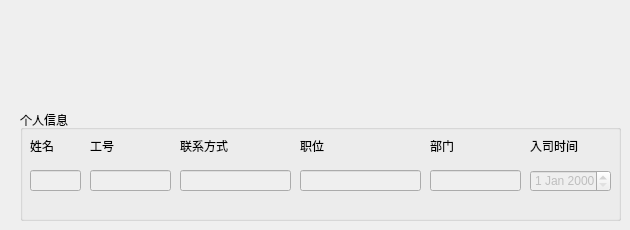
    <widget class="QWidget" name="page_25">
     <widget class="QGroupBox" name="dispalyGroupBox_13">
      <property name="geometry">
       <rect>
        <x>20</x>
        <y>110</y>
        <width>601</width>
        <height>111</height>
       </rect>
      </property>
      <property name="title">
       <string>个人信息</string>
      </property>
      <widget class="QLabel" name="nameLabel_18">
       <property name="geometry">
        <rect>
         <x>10</x>
         <y>30</y>
         <width>54</width>
         <height>12</height>
        </rect>
       </property>
       <property name="text">
        <string>姓名</string>
       </property>
      </widget>
      <widget class="QLabel" name="jobNumLabel_18">
       <property name="geometry">
        <rect>
         <x>70</x>
         <y>30</y>
         <width>54</width>
         <height>12</height>
        </rect>
       </property>
       <property name="text">
        <string>工号</string>
       </property>
      </widget>
      <widget class="QLabel" name="connLabel_18">
       <property name="geometry">
        <rect>
         <x>160</x>
         <y>30</y>
         <width>54</width>
         <height>12</height>
        </rect>
       </property>
       <property name="text">
        <string>联系方式</string>
       </property>
      </widget>
      <widget class="QLabel" name="posiLabel_18">
       <property name="geometry">
        <rect>
         <x>280</x>
         <y>30</y>
         <width>54</width>
         <height>12</height>
        </rect>
       </property>
       <property name="text">
        <string>职位</string>
       </property>
      </widget>
      <widget class="QLabel" name="departLabel_18">
       <property name="geometry">
        <rect>
         <x>410</x>
         <y>30</y>
         <width>54</width>
         <height>12</height>
        </rect>
       </property>
       <property name="text">
        <string>部门</string>
       </property>
      </widget>
      <widget class="QLineEdit" name="nameLineEdit_18">
       <property name="enabled">
        <bool>false</bool>
       </property>
       <property name="geometry">
        <rect>
         <x>10</x>
         <y>60</y>
         <width>51</width>
         <height>21</height>
        </rect>
       </property>
      </widget>
      <widget class="QLineEdit" name="jobNumLineEdit_18">
       <property name="enabled">
        <bool>false</bool>
       </property>
       <property name="geometry">
        <rect>
         <x>70</x>
         <y>60</y>
         <width>81</width>
         <height>21</height>
        </rect>
       </property>
      </widget>
      <widget class="QLineEdit" name="connLineEdit_18">
       <property name="enabled">
        <bool>false</bool>
       </property>
       <property name="geometry">
        <rect>
         <x>160</x>
         <y>60</y>
         <width>111</width>
         <height>21</height>
        </rect>
       </property>
      </widget>
      <widget class="QLineEdit" name="posiLineEdit_13">
       <property name="enabled">
        <bool>false</bool>
       </property>
       <property name="geometry">
        <rect>
         <x>280</x>
         <y>60</y>
         <width>121</width>
         <height>21</height>
        </rect>
       </property>
      </widget>
      <widget class="QLineEdit" name="departLineEdit_13">
       <property name="enabled">
        <bool>false</bool>
       </property>
       <property name="geometry">
        <rect>
         <x>410</x>
         <y>60</y>
         <width>91</width>
         <height>21</height>
        </rect>
       </property>
      </widget>
      <widget class="QLabel" name="label_55">
       <property name="geometry">
        <rect>
         <x>510</x>
         <y>30</y>
         <width>54</width>
         <height>12</height>
        </rect>
       </property>
       <property name="text">
        <string>入司时间</string>
       </property>
      </widget>
      <widget class="QDateEdit" name="dateEdit_25">
       <property name="enabled">
        <bool>false</bool>
       </property>
       <property name="geometry">
        <rect>
         <x>510</x>
         <y>60</y>
         <width>81</width>
         <height>22</height>
        </rect>
       </property>
      </widget>
     </widget>
    </widget>
